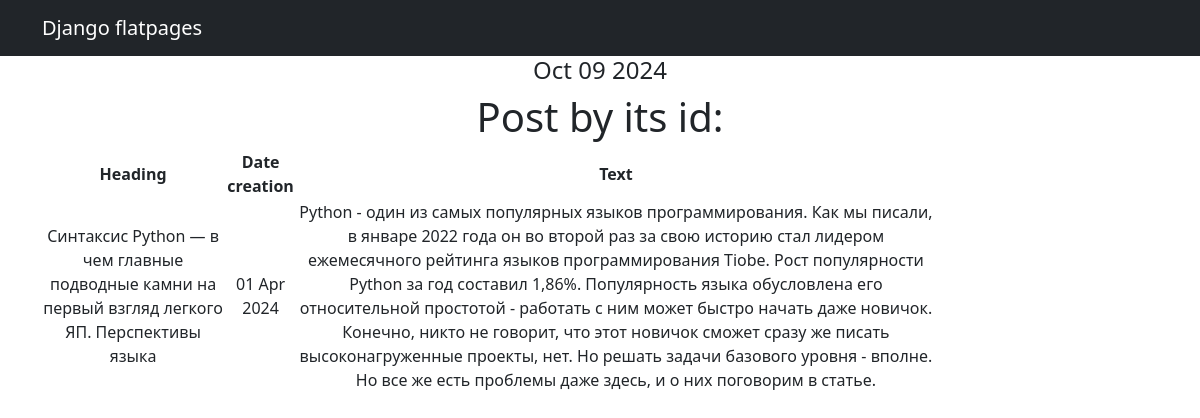
Page /2/ on the committed database.
### Portal_app/models.py (models this page shows, shortened)
class Post(models.Model):
    NEWS = 'NW'
    ARTICLE = 'AR'
    CATEGORY_CHOICES = (
        (NEWS, 'Новость'),
        (ARTICLE, 'Статья'),
    )
    CategoryType = models.CharField(max_length=2, choices=CATEGORY_CHOICES, default=ARTICLE) #PostCategory
    author = models.ForeignKey(Author,  on_delete=models.CASCADE)
    datetime_post = models.DateTimeField(auto_now_add = True)
    heading = models.CharField(max_length = 255)
    post_category = models.ManyToManyField(Category, through='PostCategory')
    text = models.TextField()
    rank_post = models.IntegerField(default=0)

### Portal_app/views.py (the view)
# urls.py: path('<int:pk>/', PostDetail.as_view()),
class PostDetail(DetailView):
    model = Post
    template_name = 'post.html'
    context_object_name = 'post'
    def get_context_data(self, **kwargs):
        context = super().get_context_data(**kwargs)
        context['time_now'] = datetime.utcnow()
        return context

### Portal_app/templatetags/custom_filters.py (called while the page is built)
@register.filter()
def censor(value):
    for word in censor_list:
        value = value.replace(word[1:], '*' * len(word[1:])) #Строковый метод str.replace(old, new[, count]) вернет копию строки,
    return value # Возвращаемое функцией значение подставится в шаблон.

### Portal_app/templates/post.html
{% extends 'flatpages/default.html' %}
{% load custom_filters %}
{% block content %}
<h4>{{ time_now|date:'M d Y' }}</h4>
<h1>Post by its id:</h1>
{% if post %}
    <table width="80%">
        <tr>
            <td> <b>Heading </b> </td>
            <td> <b>Date creation</b> </td>
            <td> <b>Text</b> </td>
        </tr>
           <tr>
                <td>{{ post.heading|censor }}</td>
                <td>{{ post.datetime_post|date:"d M Y"}}</td>
                <td>{{ post.text|censor}}</td>
           </tr>
    </table>
{% else %}
       <h2>No current news!</h2>
{% endif %}
{% endblock content%}

### rows in the picture
Post: heading|censor "Синтаксис Python — в чем главные подводные камни на первый взгляд легкого ЯП. Перспективы языка", datetime_post "01 Apr 2024", text|censor "Python - один из самых популярных языков программирования. Как мы писали, в январе 2022 года он во второй раз за свою историю стал лидером ежемесячного рейтинга языков программирования Tiobe. Рост популярности Python за год составил 1,86%. Популярность языка обусловлена его относительной простотой - работать с ним может быстро начать даже новичок. Конечно, никто не говорит, что этот новичок сможет сразу же писать высоконагруженные проекты, нет. Но решать задачи базового уровня - вполне. Но все же есть проблемы даже здесь, и о них поговорим в статье."

### other values in the picture
{{ time_now|date:'M d Y' }} "Oct 09 2024"
